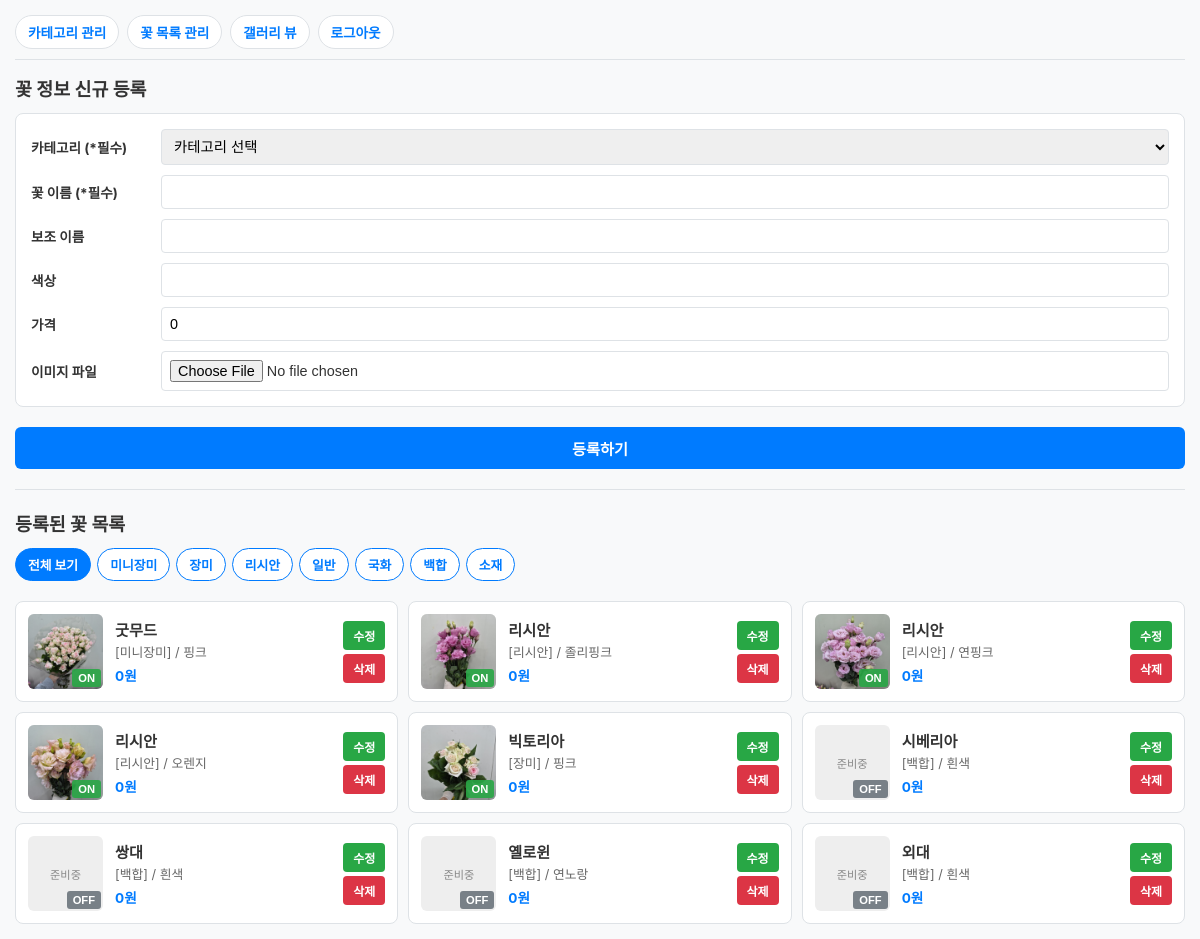
Before: /admin/flower (signed in) with the older database file.
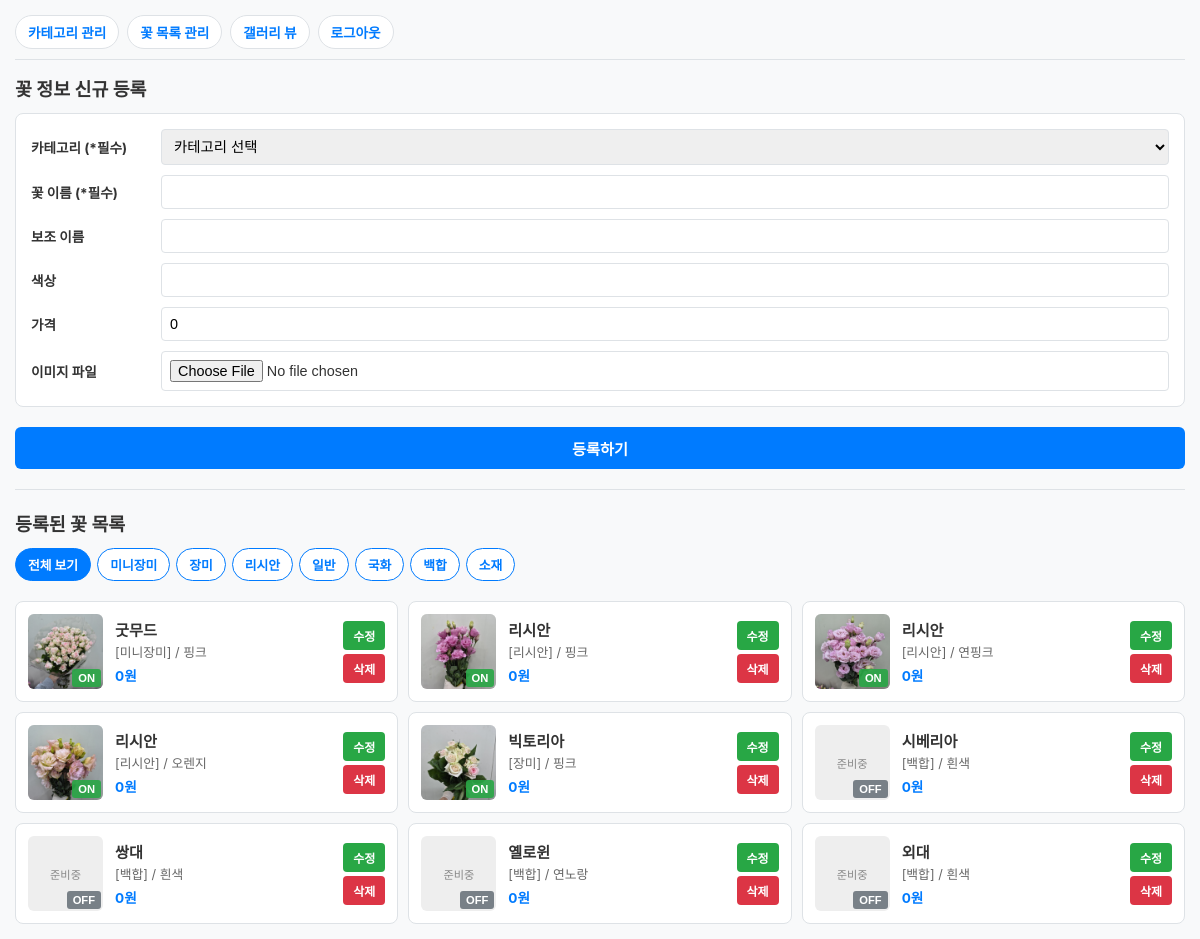
After: the same page with the newer database file.
### models.py (models this page shows)
class FlowerList(Base):
    __tablename__ = "flower_list"
    idx = Column(Integer, primary_key=True, autoincrement=True, index=True)
    update_date = Column(DateTime, server_default=func.now(), onupdate=func.now())
    category = Column(Integer, ForeignKey("category.idx", ondelete="SET NULL"), nullable=True)
    name = Column(String, nullable=False)
    name2 = Column(String, nullable=True)
    color = Column(String, nullable=True)
    price = Column(Integer, default=0)
    img_path = Column(String, nullable=True)
    view = Column(Integer, default=1)
    category_rel = relationship("Category", back_populates="flowers")

class Category(Base):
    __tablename__ = "category"
    idx = Column(Integer, primary_key=True, autoincrement=True, index=True)
    name = Column(String, nullable=False)
    order_no = Column(Integer, default=0, index=True)  # 순서 정렬용 컬럼
    flowers = relationship("FlowerList", back_populates="category_rel")

### main.py (the view)
@app.get("/admin/flower", response_class=HTMLResponse)
def flower_page(
    request: Request,
    category_id: int = None,
    db: Session = Depends(get_db)
):
    if not request.session.get("is_admin"):
        return RedirectResponse(url="/admin/login", status_code=303)
    categories = db.query(models.Category).order_by(models.Category.order_no.asc(), models.Category.idx.asc()).all()
    query = db.query(models.FlowerList)
    if category_id:
        query = query.filter(models.FlowerList.category == category_id)
    flowers = query.order_by(models.FlowerList.name.asc()).all()
    return templates.TemplateResponse(
        request=request,
        name="admin/flower_list.html",
        context={
            "categories": categories,
            "flowers": flowers,
            "selected_category": category_id
        }
    )

### templates/admin/flower_list.html (shortened to what this page needs)
<!DOCTYPE html>
<html lang="ko">
<head>
</head>
<body>
    <nav>
        <a href="/admin/category">카테고리 관리</a>
        <a href="/admin/flower">꽃 목록 관리</a>
        <a href="/admin/gallery-view">갤러리 뷰</a>
        <a href="/admin/logout">로그아웃</a>
    </nav>
    <h2>꽃 정보 신규 등록</h2>
    <form action="/admin/flower" method="post" enctype="multipart/form-data">
        <div class="form-grid">
            <label>카테고리 (*필수)</label>
            <select name="category_idx" required>
                <option value="">카테고리 선택</option>
            </select>
            <label>꽃 이름 (*필수)</label>
            <input type="text" name="name" required>
            <label>보조 이름</label>
            <input type="text" name="name2">
            <label>색상</label>
            <input type="text" name="color">
            <label>가격</label>
            <input type="number" name="price" value="0">
            <label>이미지 파일</label>
            <input type="file" name="file" accept="image/*">
        </div>
        <button type="submit" class="btn-submit">등록하기</button>
    </form>
    <hr style="margin: 20px 0; border: none; border-top: 1px solid var(--border-color);">
    <h2>등록된 꽃 목록</h2>
    <div class="filter-bar">
        <a href="/admin/flower" class="filter-btn {% if not selected_category %}active{% endif %}">전체 보기</a>
        {% for cat in categories %}
        <a href="/admin/flower?category_id={{ cat.idx }}" class="filter-btn {% if selected_category == cat.idx %}active{% endif %}">
            {{ cat.name }}
        </a>
        {% endfor %}
    </div>
    <div class="flower-cards-grid">
        {% for flower in flowers %}
        <div class="flower-item-card">
            <div class="img-container">
                {% if flower.img_path %}
                <img src="/{{ flower.img_path }}" alt="{{ flower.name }}">
                {% else %}
                <div class="no-img-box">준비중</div>
                {% endif %}
                {% set current_url = '/admin/flower?category_id=' ~ selected_category if selected_category else '/admin/flower' %}
                <form action="/admin/flower/toggle-view/{{ flower.idx }}?redirect_to={{ current_url }}" method="post" class="toggle-overlay">
                    {% if flower.view == 1 %}
                    <button type="submit" class="btn-view-on">ON</button>
                    {% else %}
                    <button type="submit" class="btn-view-off">OFF</button>
                    {% endif %}
                </form>
            </div>
            <div class="item-info">
                <div class="item-title">{{ flower.name }}</div>
                <div class="item-sub">
                    [{{ flower.category_rel.name if flower.category_rel else '-' }}]
                    {% if flower.color %}/ {{ flower.color }}{% endif %}
                </div>
                <div class="item-price">{{ "{:,}".format(flower.price) }}원</div>
            </div>
            <div class="item-actions">
                <button class="btn-edit" onclick="openEditModal(
                    '{{ flower.idx }}',
                    '{{ flower.category or '' }}',
                    '{{ flower.name }}',
                    '{{ flower.name2 or '' }}',
                    '{{ flower.color or '' }}',
                    '{{ flower.price }}'
                )">수정</button>
                <form action="/admin/flower/delete/{{ flower.idx }}?redirect_to={{ current_url }}" method="post" style="margin:0;" onsubmit="return confirm('정말 삭제하시겠습니까?');">
                    <button type="submit" class="btn-delete">삭제</button>
                </form>
            </div>
        </div>
        {% endfor %}
    </div>
</body>
</html>

Changed rows visible on the page:
changed FlowerList (number 2 of 9 on the later page): color "졸리핑크" → "핑크"
